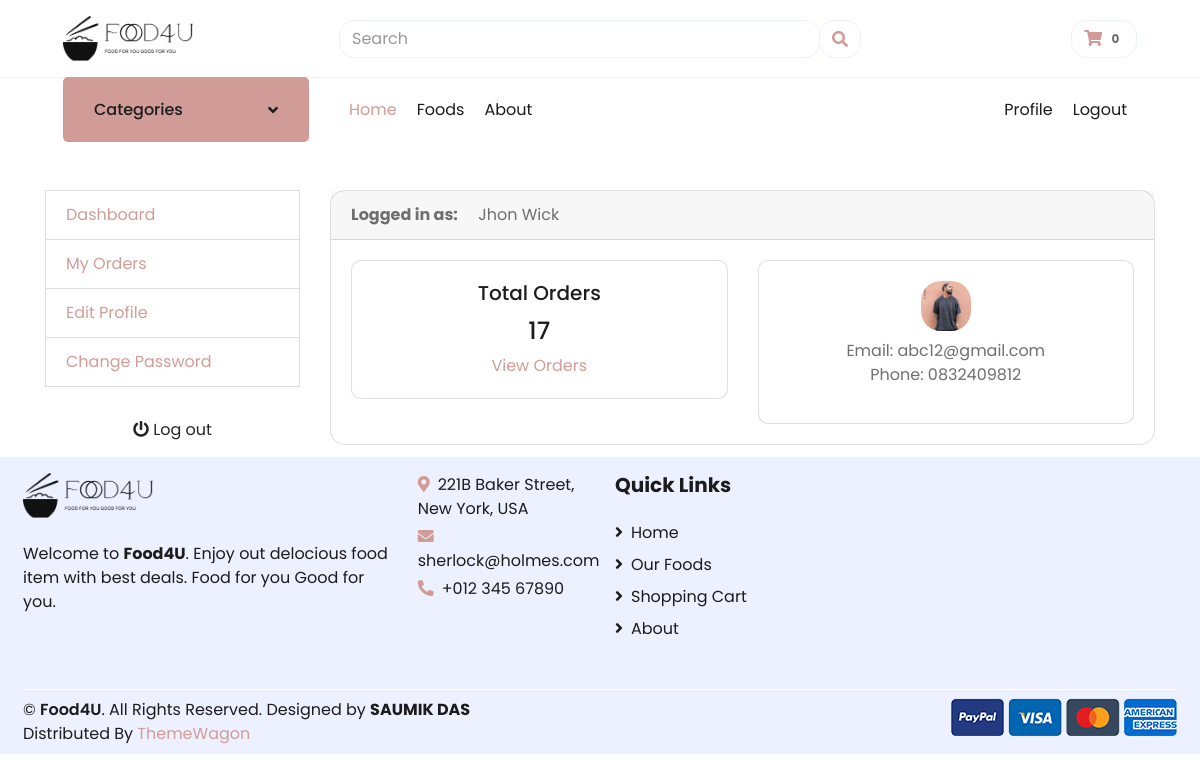
Screenshot of /accounts/dashboard/ (signed in) with the database file from the repository.
### accounts/models.py (models this page shows, shortened)
class Account(AbstractBaseUser):
    first_name      = models.CharField(max_length=50)
    last_name       = models.CharField(max_length=50)
    username        = models.CharField(max_length=50, unique=True)
    email           = models.EmailField(max_length=100, unique=True)
    phone_number    = models.CharField(max_length=50)
    date_joined     = models.DateTimeField(auto_now_add=True)
    last_login      = models.DateTimeField(auto_now=True)
    is_admin        = models.BooleanField(default=False)
    is_staff        = models.BooleanField(default=False)
    is_active        = models.BooleanField(default=False)
    is_superadmin        = models.BooleanField(default=False)
    USERNAME_FIELD = 'email'
    REQUIRED_FIELDS = ['username', 'first_name', 'last_name']
    objects = MyAccountManager()
    def full_name(self):
        return f'{self.first_name} {self.last_name}'

class UserProfile(models.Model):
    user = models.OneToOneField(Account, on_delete=models.CASCADE)
    address_line_1 = models.CharField(blank=True, max_length=100)
    address_line_2 = models.CharField(blank=True, max_length=100)
    profile_picture = models.ImageField(blank=True, upload_to='photos/userprofile')
    city = models.CharField(blank=True, max_length=20)
    state = models.CharField(blank=True, max_length=20)
    country = models.CharField(blank=True, max_length=20)

### accounts/views.py (the view)
# urls.py: path('dashboard/', views.dashboard, name='dashboard'),
@login_required(login_url='login')
def dashboard(request):
    orders = Order.objects.order_by(
        '-created_at').filter(user_id=request.user.id, is_ordered=True)
    orders_count = orders.count()
    try:
        userprofile = UserProfile.objects.get(user=request.user)
    except ObjectDoesNotExist:
        userprofile = UserProfile.objects.create(user=request.user)
    context = {
        'orders_count': orders_count,
        'userprofile': userprofile,
    }
    return render(request, 'accounts/dashboard.html', context)

### cart/context_processors.py (called while the page is built)
def counter(request):
    cart_count = 0
    if 'admin' in request.path:
        return {}
    else:
        try:
            cart = Cart.objects.filter(cart_id=_cart_id(request))
            if request.user.is_authenticated:
                cart_items = CartItem.objects.all().filter(user=request.user)
            else:
                cart_items = CartItem.objects.all().filter(cart=cart[:1])
            for cart_item in cart_items:
                cart_count += cart_item.quantity
        except Cart.DoesNotExist:
            cart_count = 0
    return dict(cart_count=cart_count)

### cart/views.py (called while the page is built)
def _cart_id(request):
    cart = request.session.session_key
    if not cart:
        cart = request.session.create()
    return cart

### category/context_processors.py (called while the page is built)
def menu_links(request):
    links = Category.objects.all()
    return dict(links=links)

### category/models.py (called while the page is built)
    def get_url(self):
        return reverse('products_by_category', args=[self.slug])

### accounts/templates/accounts/dashboard.html (shortened to what this page needs)
{% extends 'base.html' %}
{% block content %}
<section class="section-conten padding-y bg">
<div class="container">
	<div class="row">
	{% include 'accounts/dashboard_sidebar.html' %}
	<main class="col-md-9">
		<article class="card" style="border-radius:15px;">
		<header class="card-header">
			<strong class="d-inline-block mr-3">Logged in as:</strong>
			<span>{{user.full_name}}</span>
		</header>
		<div class="card-body">
			<div class="row">
			<div class="col-md-6">
				<div class="card" style="text-align:center;border-radius:10px;">
					<div class="card-body">
						<h5 class="card-title">Total Orders</h5>
						<h4>{{orders_count}}</h4>
						<a href="{% url 'my_orders' %}">View Orders</a>
					</div>
				</div>
			</div>
			<div class="col-md-6">
				<div class="card"  style="text-align:center;border-radius:10px;">
					<div class="card-body">
						{% if userprofile.profile_picture %}
							<img src="{{userprofile.profile_picture.url}}" alt="User Profile Picture" width="50" height="50" style="border-radius:20px;">
						{% endif %}
						<p class="mb-0 mt-2">Email: {{user.email}}</p>
						<p>Phone: {{user.phone_number}}</p>
					</div>
				</div>
			</div>
			</div>
		</div>
		</article>
	</main>
</div>
</div>
</section>
{% endblock %}

### rows the page displays
Account: full_name "Jhon Wick", email "abc12@gmail.com", phone_number "0832409812"
UserProfile: profile_picture (picture)

### other values shown
{{ cart_count }} "0"
{{ orders_count }} "17"
